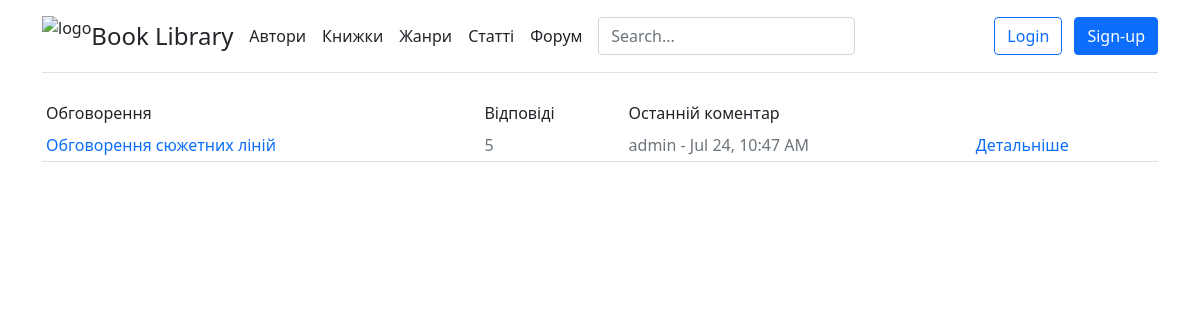
/forum/1/, run on the app's committed database.
### app_forum/models.py (models this page shows, shortened)
class Topic(models.Model):
    title = models.CharField(verbose_name="Заголовок", max_length=60, blank=False)
    description = models.TextField(verbose_name="Опис", max_length=10000, blank=False, null=True)
    forum = models.ForeignKey(Forum, verbose_name="Форум", on_delete=models.CASCADE)
    created = models.DateTimeField(auto_now_add=True)
    creator = models.ForeignKey(User, verbose_name="Автор", null=False, on_delete=models.PROTECT, default=None)
    updated = models.DateTimeField(auto_now=True)
    closed = models.BooleanField(default=False)
    class Meta:
        verbose_name = 'Обговорення'
        verbose_name_plural = 'Обговорення'
    def num_comms(self):
        return max(0, self.comment_set.count())
    def last_comment(self):
        if self.comment_set.count():
            return self.comment_set.order_by("created")[0]

class Comment(models.Model):
    body = models.TextField(verbose_name="Коментар", max_length=1000, blank=False)
    created = models.DateTimeField(auto_now_add=True)
    creator = models.ForeignKey(User, verbose_name="Автор", null=False, on_delete=models.CASCADE, default=None)
    updated = models.DateTimeField(auto_now=True)
    topic = models.ForeignKey(Topic, verbose_name="Обговорення", on_delete=models.CASCADE)
    def short(self):
        return u"%s - %s" % (self.creator, self.created.strftime("%b %d, %I:%M %p"))
    short.allow_tags = True
    class Meta:
        verbose_name = 'Коментар'
        verbose_name_plural = 'Коментарі'

### app_forum/views.py (the view)
# urls.py: path('forum/', include('app_forum.urls')),
def forum(request, forum_id):
    topics = Topic.objects.filter(forum=forum_id).order_by("-created")
    topics = mk_paginator(request, topics, FORUM_PER_PAGE)
    forum = get_object_or_404(Forum, pk=forum_id)
    return render(request, "app_forum/forum.html",
                  add_csrf(request, topics=topics, pk=forum_id, forum=forum))

### app_forum/views.py (called while the page is built)
def add_csrf(request, **kwargs):
    d = dict(user=request.user, **kwargs)
    d.update(csrf(request))
    return d

def mk_paginator(request, items, num_items):
    paginator = Paginator(items, num_items)
    try:
        page = int(request.GET.get("page", '1'))
    except ValueError:
        page = 1
    try:
        items = paginator.page(page)
    except (InvalidPage, EmptyPage):
        items = paginator.page(paginator.num_pages)
    return items

### app_forum/templates/app_forum/forum.html (shortened to what this page needs)
{% extends 'base.html' %}
{% block content %}
    <div id="list">
        <table border="0" cellpadding="4" width="100%">
            <tr>
                <td>Обговорення</td>
                <td>Відповіді</td>
                <td>Останній коментар</td>
                <td></td>
            </tr>
            {% for topic in topics.object_list %}
                <tr class="media text-muted pt-3media-body pb-3 mb-0 lh-125 border-bottom ">
                    <td {% if forloop.last %}class="last"{% endif %}>
                        <div class="title"><a href="{% url 'topic-detail' topic.pk %}">{{ topic.title }}</a></div>
                    </td>
                    <td {% if forloop.last %}class="last"{% endif %}>{{ topic.num_comms }}</td>
                    <td {% if forloop.last %}class="last"{% endif %}>
                        {{ topic.last_comment.short|linebreaksbr }}</td>
                    <td {% if forloop.last %}class="last"{% endif %}>
                        <a class="button" href="{% url 'topic-detail' topic.pk %}">Детальніше</a><br>
                    </td>
                </tr>
            {% endfor %}
        </table>
    </div>
{% endblock %}

### static/css/style.css (style rules this page uses)
a { text-decoration: none; }

### data on the page
Topic: title "Обговорення сюжетних ліній", num_comms "5", last_comment.short "admin - Jul 24, 10:47 AM"
